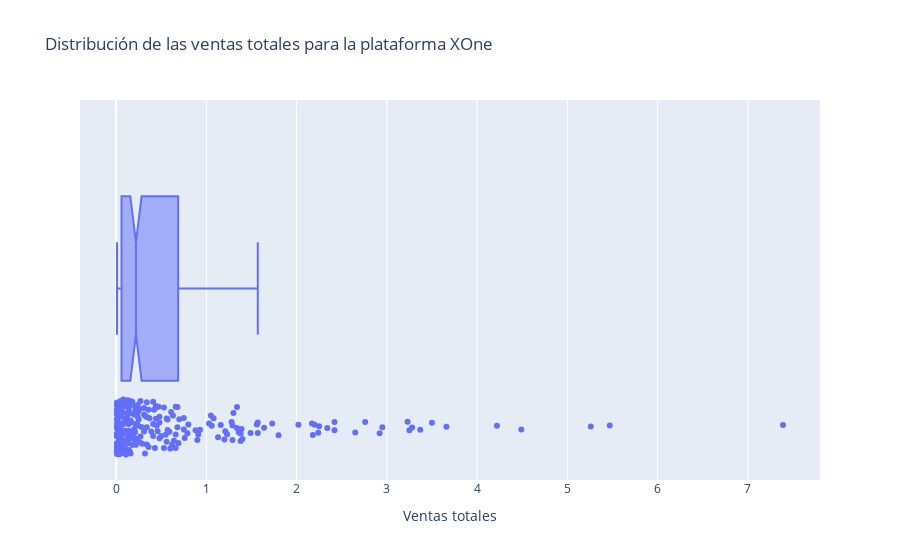

The notebook cell saved with this chart:
### Markdown cell above
#### Ventas globales XOne
- Se analiza el comportamiento de las ventas globales de la plataforma XOne.

### Code cell
# Se trabaja con el dataset 'games' y se filtra para la plataforma PS4
sales_xone = games[games['platform'] == 'XOne']

print(sales_xone.head(5))

fig_xone = px.box(x = sales_xone['total_sales'], notched = True,
                title = 'Distribución de las ventas totales para la plataforma XOne',points = 'all',
                labels = {'x': 'Ventas totales'})

fig_xone.show()

### Figure 1 — Plotly figure (JSON) as saved in the notebook; plotly's stock layout.template omitted (floating-point values rounded to 4 significant figures; data arrays with more than 128 entries replaced by an {"elided": "..."} marker saying what was removed)
{"data": [{"alignmentgroup": "True", "boxpoints": "all", "hovertemplate": "Ventas totales=%{x}<extra></extra>", "legendgroup": "", "marker": {"color": "#636efa"}, "name": "", "notched": true, "offsetgroup": "", "orientation": "h", "showlegend": false, "type": "box", "x": {"elided": "247 float values"}, "x0": " ", "xaxis": "x", "y0": " ", "yaxis": "y"}], "layout": {"boxmode": "group", "legend": {"tracegroupgap": 0}, "title": {"text": "Distribución de las ventas totales para la plataforma XOne"}, "xaxis": {"anchor": "y", "domain": [0, 1], "title": {"text": "Ventas totales"}}, "yaxis": {"anchor": "x", "domain": [0, 1]}}}
